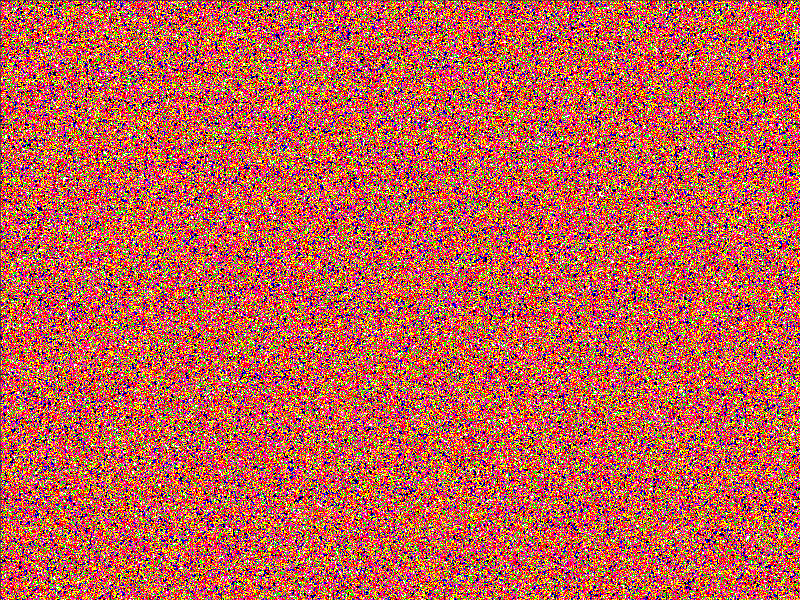

MATLAB code for this plot: (Note: this script raises an error after producing the figure.)
% conway
function M = conway(varargin)
    % Set Matrix dimensions for plot. round(rand(Rows, Columns))==1;
    %   For optimal scale set Columns = int(1.5 * Rows).
    switch nargin
        case(0)
            M = round(rand(960, 1440))==1;
            updateTime = .03;
        case(1)
            M = varargin{1};
            updateTime = .2;
        case(2)
            M = varargin{1};
            updateTime = varargin{2};
        case(3)
            M = varargin{1};
            updateTime = varargin{2};
            option = varargin{3};
    end

%------------------------------------------------------------------------------    
    % M = tMat;
    useColorPick = false; % Change to true if you want to pick 9 colors
    % updateTime = .03;    % Update speed ( Seconds per update )

    hfig = figure;
    %Define Color Maps:
    map2 = [0, 0, 0; 0, 1, 0];
    mapR9 = [0,0,0;.125,0,0;.25,0,0;.375,0,0;.5,0,0;.625,0,0;.75,0,0;.875,0,0;1,0,0];
    mapG9 = circshift(mapR9, [0,1]);
    mapB9 = circshift(mapG9, [0,1]);
    mapY9 = mapR9 + mapG9;
    mapX9 = [0,0,0;0,0,0;.5,0,0;1,0,0;0,1,1;0,.5,.5;0,0,1;0,0,.5;1,1,0];
    mapZ91 = [0,0,0; 0,0,0; 1,0,0; 1,1,0; 1,0,1; 0,1,1; 0,1,0; 1,1,1; 1,1,1];
    mapZ92 = [0,0,0; 0,0,0; 0,.8,0; 1,1,0; 1,0,0; 0,0,1; 0,1,0; 1,1,1; 1,1,1];
    mapZ93 = [0,0,0; 0,0,0; 0,0,1; 1,1,0; 1,0,0; 1,.11,.81; 0,1,0; 1,1,1; 1,1,1];
%    mapZ93 = [0,0,0; 0,0,0; 0,0,1; .9,.6,0; 1,0,0; 1,.11,.81; 0,1,0; 1,0,1; 1,1,1];

    if useColorPick
        mapCpick = colorPick(9)
        colormap(mapCpick);  % Use colorMap generated by colorPick
    else
        colormap(mapZ93);  % choose pre-defined colormap
    end
    
    ax = get(gca);
    set(hfig, 'Position', get(0, 'ScreenSize'))
    set(gca, 'Units', 'normalized')
    set(gca, 'Position', [0, 0, 1, 1])
    set(hfig, 'Menubar', 'none')
    tM = M(:,:) .* 6;
    mH = imagesc(tM, [0,8]);
    set(0, 'UserData', false)
    set(mH, 'ButtonDownFcn', {@conwayStop, '1'})


    % rotD = [-1, -1; -1, 0; -1, 1; 0, -1; 0, 1; 1, -1; 1, 0; 1, 1];
    % rotD2 = [-1, 0; 0, 1; 0, 1; 1, 0; 1, 0; -1, 0; -1, 0];
    rotD = [-1, -1; -1, 0; -1, 1; 0, 1; 1, -1; 1, 0; 1, 1];
    [r, c] = size(M);
    beginLiveCount = sum(sum(M));
    beginDensity = beginLiveCount / (r * c) * 100;

    m = zeros(size(M));
    mSumT = zeros(size(M));
    mSumT2 = zeros(size(M));
    mSum3 = zeros(size(M));
    done = false;
    generations = 1;

    pause(.3)
    set(hfig, 'Position', get(0, 'ScreenSize'))

    % set(mH, 'cdata', M.*5)
    drawnow
    pause(3)

    tstart = tic();
    tperiod = tstart;
    
    while(~ get(0, 'UserData'))
%{
        [rM, cM] = size(M);
        R = zeros(rM+2, cM+2);
        R = [[M(end,end),M(end,:),M(end,1)];...
            [M(:,end),M(:,:),M(:,1)];...
            [M(1,end),M(1,:),M(1,1)]];

        mask = [1, 1, 1; 1, 0, 1; 1, 1, 1];
        mSum = convn(R, mask, 'same')(2:end-1,2:end-1)
%}

        mSum = circshift(M, [0,-1]);
        for rL = 1:7
            mSum = mSum + circshift(M, rotD(rL,:));
        end
        % disp(get(mH, 'UserData'))
        %{
        for rL = 1:8
            m(:,:,rL) = circshift(M, rotD(rL,:));
        end 
        %}
        % mSum = cast(sum(m, 3), 'uint8');
        
        % Plotting Live cells. Use colormap with 2 colors for this plot.
        % imagesc(M);
        % set(mH, 'cdata', M)
        
        % Plotting cell colors based on number of live neighbors
        % imagesc(mSum, [0,8]); 

 
         M = M & (mSum > 1) & (mSum < 4) | (~M & (mSum == 3));
         set(mH, 'cdata', mSum)      
        if(bitget(generations, 1))
            if(mSumT == mSum)
                set(0, 'UserData', true)
                % done = true;
            end
            mSumT = mSum;
        else
            if(mSumT2 == mSum)
                set(0, 'UserData', true)
                % done = true;
            end
            mSumT2 = mSum;
        end
        if(mod(generations,6) == 0) % Detect Pulsars with period = 3
            if(mSum3 == mSum)
                set(0, 'UserData', true)
                % done = true;
                fprintf('\nPulsar Detected\n')
            end
            mSum3 = mSum;
        end

        generations = generations + 1;
        if(option && (generations == 2))
            M(floor(r/2)-1:floor(r/2)+1, floor(c/2)-10:floor(c/2)-8) = [1,0,0;0,0,1;1,0,0];
        % break
        end
        
        while(toc(tperiod) < updateTime)
        end    
        tperiod = tic();
        drawnow('expose')
        % if(generations == 14000)
            % break
        % end
    end
      runtime = toc(tstart);
      LiveCount = sum(sum(M));
      Density = LiveCount / (r * c) * 100;
      fprintf('  Rows: %d  Columns: %d  Cells: %d\n', r, c, r * c);
      fprintf('  Run Time = %f seconds.\n', runtime);
      fprintf('  Generations = %d\n', generations);
      fprintf('  Average generation time = %f seconds.\n', runtime / generations);
      fprintf('  Generations Per Second: %f\n', generations / runtime );
      fprintf('  Begin Live Cells: %d  Begin Matrix Density %.2f%%\n',...
        beginLiveCount, beginDensity);
      fprintf('    End Live Cells: %d  End Matrix Density %.2f%%\n\n',...
        LiveCount, Density);

